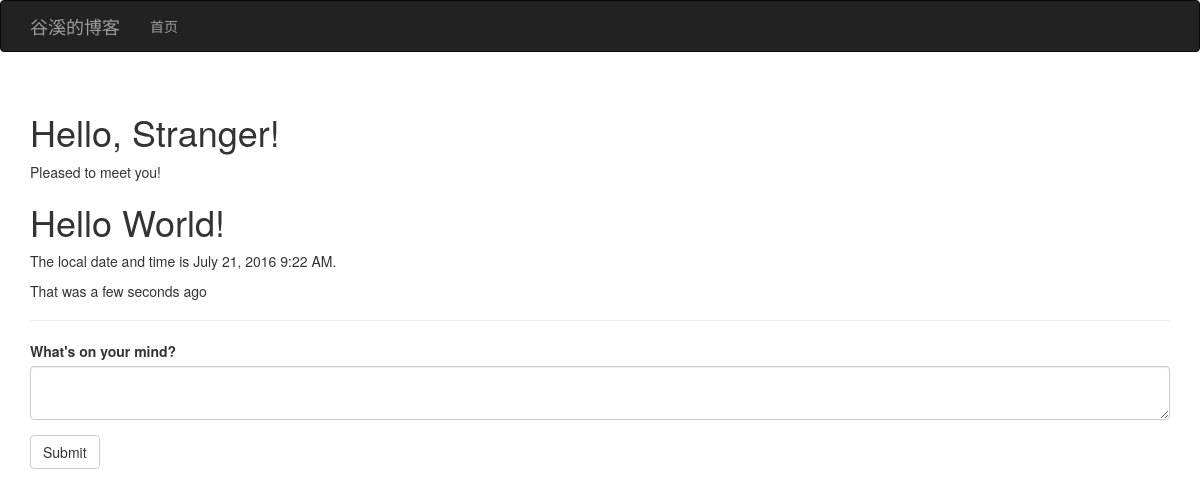
Before: / with the older database file.
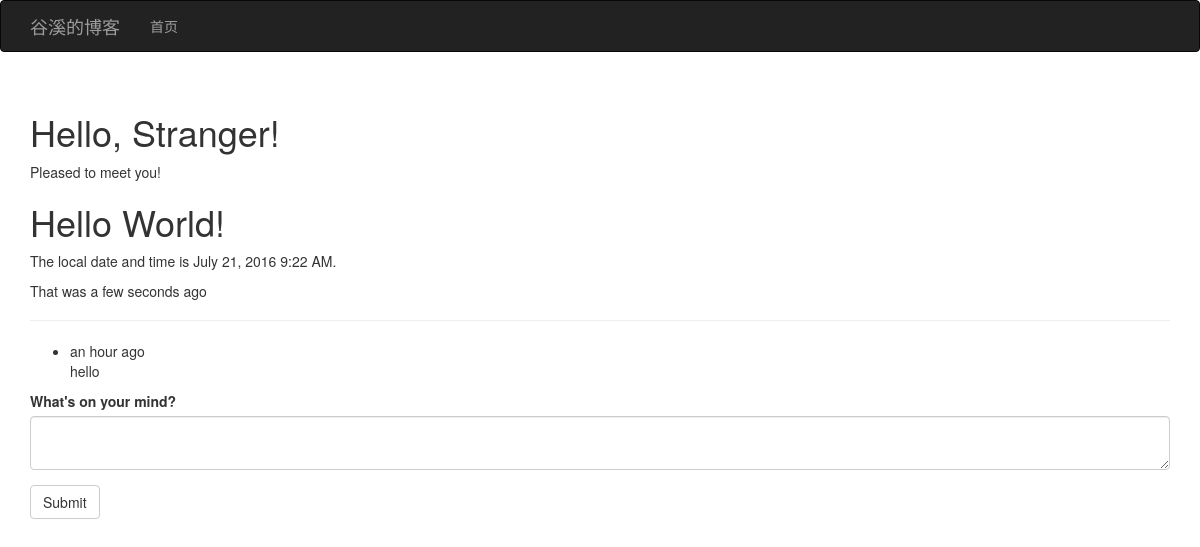
After: the same page with the newer database file.
### app/models.py (models this page shows)
class Post(db.Model):
    __tablename__ = 'posts'
    id = db.Column(db.Integer, primary_key = True)
    body = db.Column(db.Text)
    timestamp = db.Column(db.DateTime, index = True, default = datetime.utcnow)
    author_id = db.Column(db.Integer, db.ForeignKey('users.id'))

### app/main/views.py (the view)
@main.route('/', methods = ['GET', 'POST'])
def index():
    form = PostForm()
    if form.validate_on_submit():
        post = Post(body = form.body.data)
        db.session.add(post)
        db.session.commit()
        return redirect(url_for('.index'))
    posts = Post.query.order_by(Post.timestamp.desc()).all()
    return render_template('index.html', current_time = datetime.utcnow(), form = form, posts = posts)

### app/forms.py
class PostForm(Form):
    body = TextAreaField("What's on your mind?", validators=[Required()])
    submit = SubmitField('Submit')

### app/templates/index.html (shortened to what this page needs)
{% extends "base.html" %}
{% import "bootstrap/wtf.html" as wtf %}
{% block page_content %}
<div class="page-header">
    <h1>Hello, {% if name %}{{ name }}{% else %}Stranger{% endif %}!</h1>
    {% if not known %}
    <p>Pleased to meet you!</p>
    {% else %}
    <p>Happy to see you again!</p>
    {% endif %}
    <h1>Hello World!</h1>
    <p>The local date and time is {{ moment(current_time).format('LLL') }}.</p>
    <p>That was {{ moment(current_time).fromNow(refresh=True) }}</p>
</div>
<ul class = 'posts'>
    {% for post in posts %}
    <li class = 'post'>
        <div class = 'post-date'>{{ moment(post.timestamp).fromNow() }}</div>
        <div class = 'post-body'>{{ post.body }}</div>
    </li>
    {% endfor %}
</ul>
{{ wtf.quick_form(form) }}
{% endblock %}

### app/templates/base.html (shortened to what this page needs)
{% extends "bootstrap/base.html" %}
{% block head %}
{{ super() }}
{% endblock %}
{% block navbar %}
<div class="navbar navbar-inverse" role="navigation">
    <div class="container">
        <div class="navbar-header">
            <a class="navbar-brand" href="/">谷溪的博客</a>
        </div>
    <div class="navbar-collapse collapse">
            <ul class="nav navbar-nav">
                <li><a href="/">首页</a></li>
            </ul>
        </div>
    </div>
</div>
{% endblock %}
{% block content %}
<div class="container">
    {% block page_content %}{% endblock %}
</div>
{% endblock %}

Changed rows visible on the page:
added Post: timestamp "an hour ago", body "hello"
